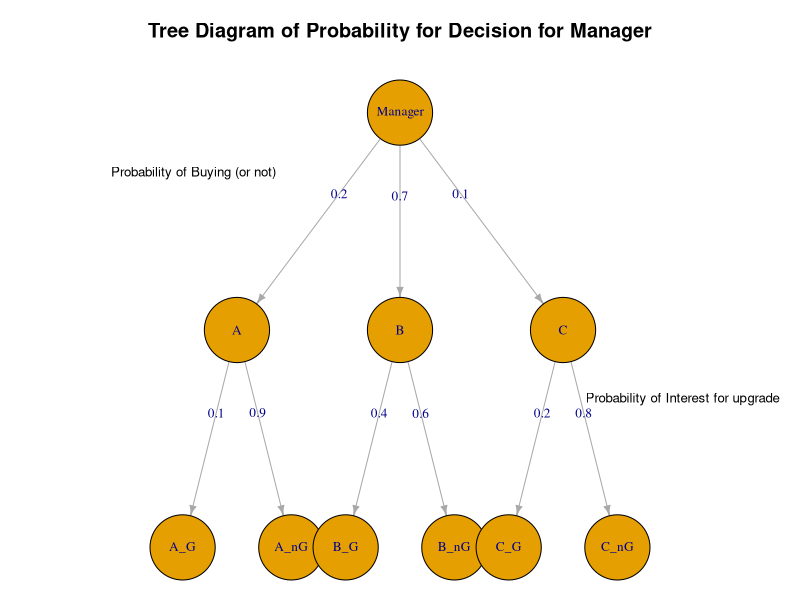
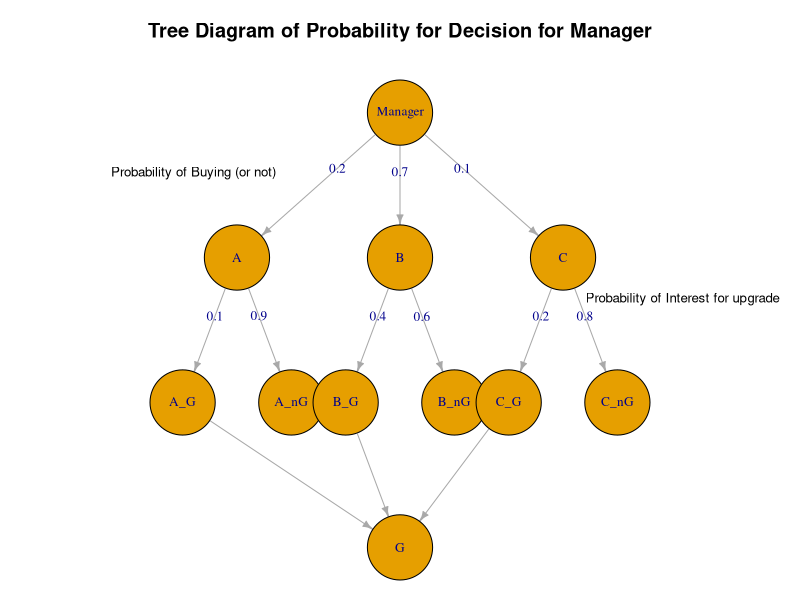
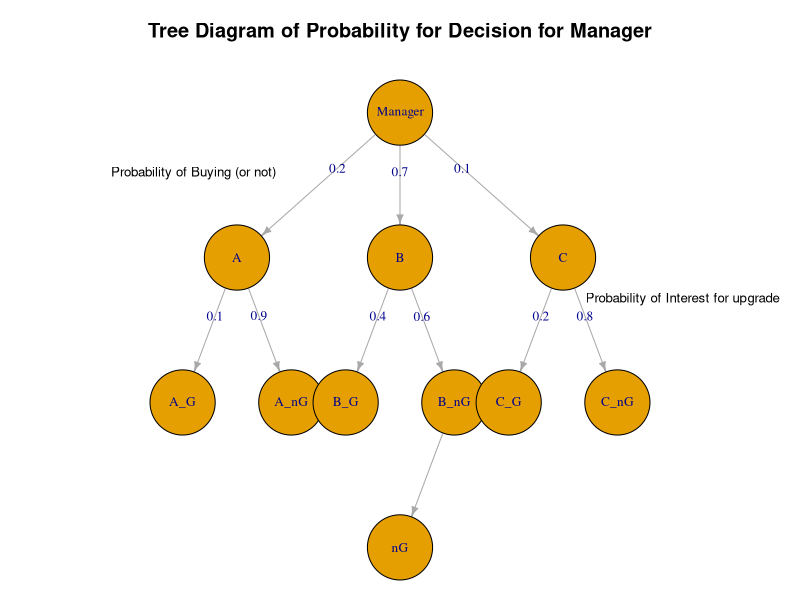
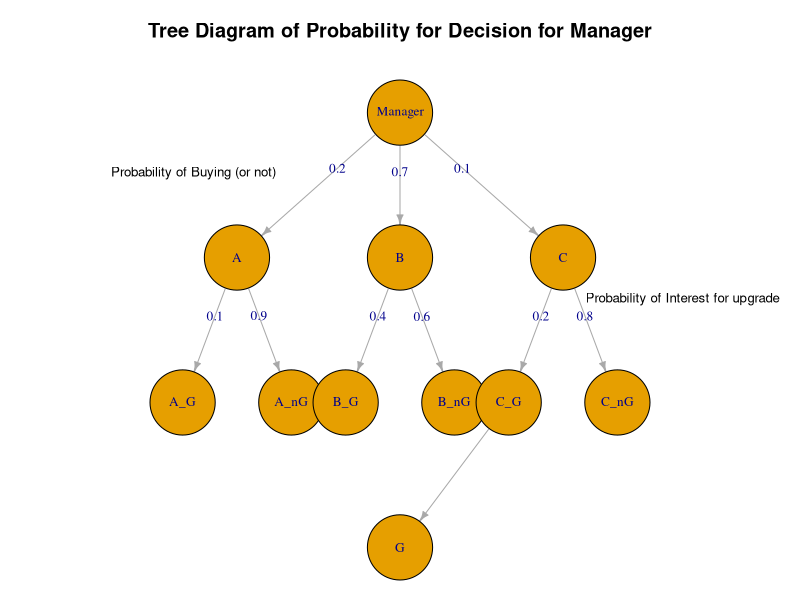
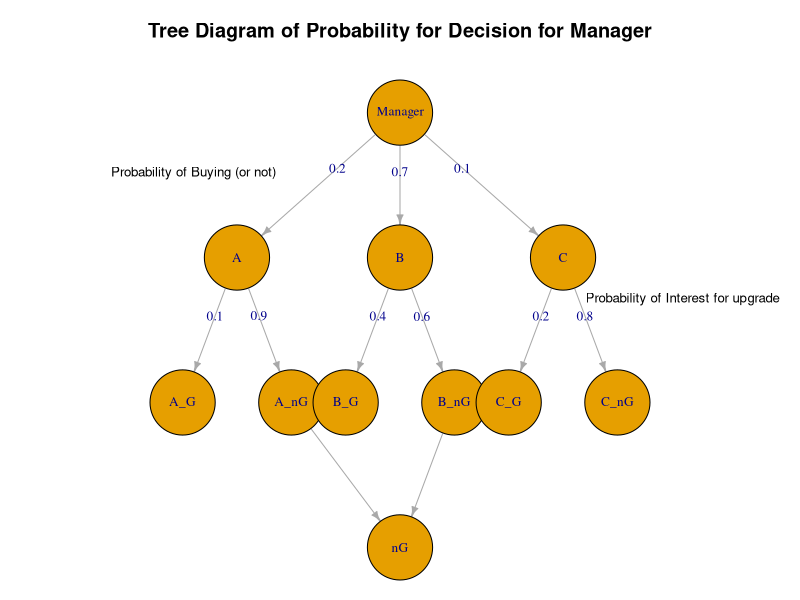

These figures' R source, in order:
## ---- chunk 1
item1_table <- data.frame(
  server_num = c("Server 1", "Server 2", "Server 3"),
  Percetage_of_Messages = c(40, 25, 35),
  Percentage_of_Errors = c(1,2,1.5)
)
## ---- chunk 2
item1_table$Percetage_of_Messages <- item1_table$Percetage_of_Messages/100
item1_table$Percentage_of_Errors <- item1_table$Percentage_of_Errors/100
item1_table
## ---- chunk 3
item1_table$Error_Relative_to_Server <- item1_table$Percetage_of_Messages * item1_table$Percentage_of_Errors
item1_table
## ---- chunk 4
sum(item1_table$Error_Relative_to_Server)
## ---- chunk 5
1 - 0.01425
## ---- chunk 6
0.99*0.40
## ---- chunk 7
0.396/0.98575
## ---- chunk 8
item2_table <- data.frame(
  decision = c("Would Not Buy", "Would Buy", "Undecided"),
  prob_among_office_managers = c(0.20, 0.70, 0.10),
  prob_interested_upgrade = c(0.10,0.40,0.20)
)
item2_table
## ---- chunk 9
item2_table$decision_intersect_upgrade = item2_table$prob_among_office_managers * item2_table$prob_interested_upgrade
item2_table
## ---- chunk 10
0.02 + 0.28 + 0.02
## ---- chunk 11
library(igraph)

vertices <- c("Manager", "A", "B", "C", "A_G", "A_nG", "B_G", "B_nG", "C_G", "C_nG")

edges <- matrix(c(
  "Manager", "A",
  "Manager", "B",
  "Manager", "C",
  "A", "A_G",
  "A", "A_nG",
  "B", "B_G",
  "B", "B_nG",
  "C", "C_G",
  "C", "C_nG"
), byrow = TRUE, ncol = 2)

edge_labels <- c("0.2", "0.7", "0.1","0.1", "0.9", "0.4", "0.6", "0.2", "0.8")

g <- graph_from_edgelist(edges, directed = TRUE)
E(g)$label <- edge_labels

V(g)$label <- vertices

layout <- matrix(c(
  0, 0, #manager
  -3, -1, #A
  0, -1, #B
  3, -1, #C
  -4, -2, #AG
  -2, -2,#AnG
  -1, -2, #BG
  1, -2, #BnG
  2, -2, #CG
  4, -2 #CnG
), ncol = 2, byrow = TRUE)

V(g)$x <- layout[,1]
V(g)$y <- layout[,2]

par(mar = c(0, 0, 3, 0))

plot(g, layout = layout, edge.label = E(g)$label, edge.label.cex = 0.8, vertex.label.cex = 0.8,
     vertex.shape = "circle", vertex.size = 30, edge.arrow.size = 0.5, 
     main = "Tree Diagram of Probability for Decision for Manager")

label_coords <- matrix(c(
  -0.95, 0.66,
  1.3, -0.38
), ncol = 2, byrow = TRUE)



text(label_coords[1,1], label_coords[1,2], labels = "Probability of Buying (or not)", pos = 3, cex = 0.8)
text(label_coords[2,1], label_coords[2,2], labels = "Probability of Interest for upgrade", pos = 3, cex = 0.8)
## ---- chunk 12
vertices <- c("Manager", "A", "B", "C", "A_G", "A_nG", "B_G", "B_nG", "C_G", "C_nG", "G")

edges <- matrix(c(
  "Manager", "A",
  "Manager", "B",
  "Manager", "C",
  "A", "A_G",
  "A", "A_nG",
  "B", "B_G",
  "B", "B_nG",
  "C", "C_G",
  "C", "C_nG",
  "A_G", "G",
  "B_G", "G",
  "C_G", "G"
), byrow = TRUE, ncol = 2)

edge_labels <- c("0.2", "0.7", "0.1","0.1", "0.9", "0.4", "0.6", "0.2", "0.8","", "", "")

g <- graph_from_edgelist(edges, directed = TRUE)
E(g)$label <- edge_labels

V(g)$label <- vertices

layout <- matrix(c(
  0, 0, #manager
  -3, -1, #A
  0, -1, #B
  3, -1, #C
  -4, -2, #AG
  -2, -2,#AnG
  -1, -2, #BG
  1, -2, #BnG
  2, -2, #CG
  4, -2, #CnG
  0, -3 #G
), ncol = 2, byrow = TRUE)

V(g)$x <- layout[,1]
V(g)$y <- layout[,2]

par(mar = c(0, 0, 3, 0))

plot(g, layout = layout, edge.label = E(g)$label, edge.label.cex = 0.8, vertex.label.cex = 0.8,
     vertex.shape = "circle", vertex.size = 30, edge.arrow.size = 0.5, 
     main = "Tree Diagram of Probability for Decision for Manager")

label_coords <- matrix(c(
  -0.95, 0.66,
  1.3, 0.08
), ncol = 2, byrow = TRUE)



text(label_coords[1,1], label_coords[1,2], labels = "Probability of Buying (or not)", pos = 3, cex = 0.8)
text(label_coords[2,1], label_coords[2,2], labels = "Probability of Interest for upgrade", pos = 3, cex = 0.8)
## ---- chunk 13
A_G <- 0.2 * 0.1
B_G <- 0.7 * 0.4
C_G <- 0.1 * 0.2

G <- A_G + B_G + C_G
G
## ---- chunk 14
vertices <- c("Manager", "A", "B", "C", "A_G", "A_nG", "B_G", "B_nG", "C_G", "C_nG", "nG")

edges <- matrix(c(
  "Manager", "A",
  "Manager", "B",
  "Manager", "C",
  "A", "A_G",
  "A", "A_nG",
  "B", "B_G",
  "B", "B_nG",
  "C", "C_G",
  "C", "C_nG",
  "B_nG", "nG"
), byrow = TRUE, ncol = 2)

edge_labels <- c("0.2", "0.7", "0.1","0.1", "0.9", "0.4", "0.6", "0.2", "0.8","")

g <- graph_from_edgelist(edges, directed = TRUE)
E(g)$label <- edge_labels

V(g)$label <- vertices

layout <- matrix(c(
  0, 0, #manager
  -3, -1, #A
  0, -1, #B
  3, -1, #C
  -4, -2, #AG
  -2, -2,#AnG
  -1, -2, #BG
  1, -2, #BnG
  2, -2, #CG
  4, -2, #CnG
  0, -3 #nG
), ncol = 2, byrow = TRUE)

V(g)$x <- layout[,1]
V(g)$y <- layout[,2]

par(mar = c(0, 0, 3, 0))

plot(g, layout = layout, edge.label = E(g)$label, edge.label.cex = 0.8, vertex.label.cex = 0.8,
     vertex.shape = "circle", vertex.size = 30, edge.arrow.size = 0.5, 
     main = "Tree Diagram of Probability for Decision for Manager")

label_coords <- matrix(c(
  -0.95, 0.66,
  1.3, 0.08
), ncol = 2, byrow = TRUE)



text(label_coords[1,1], label_coords[1,2], labels = "Probability of Buying (or not)", pos = 3, cex = 0.8)
text(label_coords[2,1], label_coords[2,2], labels = "Probability of Interest for upgrade", pos = 3, cex = 0.8)
## ---- chunk 15
nG <- 1 - G
B_nG <- 0.7 * 0.6
B_given_nG <- B_nG / nG
B_given_nG
## ---- chunk 16
vertices <- c("Manager", "A", "B", "C", "A_G", "A_nG", "B_G", "B_nG", "C_G", "C_nG", "G")

edges <- matrix(c(
  "Manager", "A",
  "Manager", "B",
  "Manager", "C",
  "A", "A_G",
  "A", "A_nG",
  "B", "B_G",
  "B", "B_nG",
  "C", "C_G",
  "C", "C_nG",
  "C_G", "nG"
), byrow = TRUE, ncol = 2)

edge_labels <- c("0.2", "0.7", "0.1","0.1", "0.9", "0.4", "0.6", "0.2", "0.8","")

g <- graph_from_edgelist(edges, directed = TRUE)
E(g)$label <- edge_labels

V(g)$label <- vertices

layout <- matrix(c(
  0, 0, #manager
  -3, -1, #A
  0, -1, #B
  3, -1, #C
  -4, -2, #AG
  -2, -2,#AnG
  -1, -2, #BG
  1, -2, #BnG
  2, -2, #CG
  4, -2, #CnG
  0, -3 #nG
), ncol = 2, byrow = TRUE)

V(g)$x <- layout[,1]
V(g)$y <- layout[,2]

par(mar = c(0, 0, 3, 0))

plot(g, layout = layout, edge.label = E(g)$label, edge.label.cex = 0.8, vertex.label.cex = 0.8,
     vertex.shape = "circle", vertex.size = 30, edge.arrow.size = 0.5, 
     main = "Tree Diagram of Probability for Decision for Manager")

label_coords <- matrix(c(
  -0.95, 0.66,
  1.3, 0.08
), ncol = 2, byrow = TRUE)



text(label_coords[1,1], label_coords[1,2], labels = "Probability of Buying (or not)", pos = 3, cex = 0.8)
text(label_coords[2,1], label_coords[2,2], labels = "Probability of Interest for upgrade", pos = 3, cex = 0.8)
## ---- chunk 17
C_G <- 0.1 * 0.2
C_given_G <- C_G / G
C_given_G
## ---- chunk 18
vertices <- c("Manager", "A", "B", "C", "A_G", "A_nG", "B_G", "B_nG", "C_G", "C_nG", "nG")

edges <- matrix(c(
  "Manager", "A",
  "Manager", "B",
  "Manager", "C",
  "A", "A_G",
  "A", "A_nG",
  "B", "B_G",
  "B", "B_nG",
  "C", "C_G",
  "C", "C_nG",
  "A_nG", "nG",
  "B_nG", "nG"
), byrow = TRUE, ncol = 2)

edge_labels <- c("0.2", "0.7", "0.1","0.1", "0.9", "0.4", "0.6", "0.2", "0.8","", "")

g <- graph_from_edgelist(edges, directed = TRUE)
E(g)$label <- edge_labels

V(g)$label <- vertices

layout <- matrix(c(
  0, 0, #manager
  -3, -1, #A
  0, -1, #B
  3, -1, #C
  -4, -2, #AG
  -2, -2,#AnG
  -1, -2, #BG
  1, -2, #BnG
  2, -2, #CG
  4, -2, #CnG
  0, -3 #nG
), ncol = 2, byrow = TRUE)

V(g)$x <- layout[,1]
V(g)$y <- layout[,2]

par(mar = c(0, 0, 3, 0))

plot(g, layout = layout, edge.label = E(g)$label, edge.label.cex = 0.8, vertex.label.cex = 0.8,
     vertex.shape = "circle", vertex.size = 30, edge.arrow.size = 0.5, 
     main = "Tree Diagram of Probability for Decision for Manager")

label_coords <- matrix(c(
  -0.95, 0.66,
  1.3, 0.08
), ncol = 2, byrow = TRUE)



text(label_coords[1,1], label_coords[1,2], labels = "Probability of Buying (or not)", pos = 3, cex = 0.8)
text(label_coords[2,1], label_coords[2,2], labels = "Probability of Interest for upgrade", pos = 3, cex = 0.8)
## ---- chunk 19
A_nG <- 0.2 * 0.9
nC_nG <- (A_nG+B_nG) / nG
nC_nG
## ---- chunk 20
item3_table <- data.frame(
  medium = c("Internet", "Email"),
  prob_as_source_spyware = c(0.70, 0.30),
  prob_detected = c(0.6, 0.8)
)
item3_table
## ---- chunk 21
item3_table
## ---- chunk 22
item3_table$prob_detected_rel_medium <- item3_table$prob_as_source_spyware * item3_table$prob_detected
item3_table
## ---- chunk 23
E <- sum(item3_table$prob_detected_rel_medium)
E
## ---- chunk 24
nE <- 1- E
nE
## ---- chunk 25
A_given_E <- item3_table[item3_table$medium == "Internet", ]$prob_detected_rel_medium / E
A_given_E
